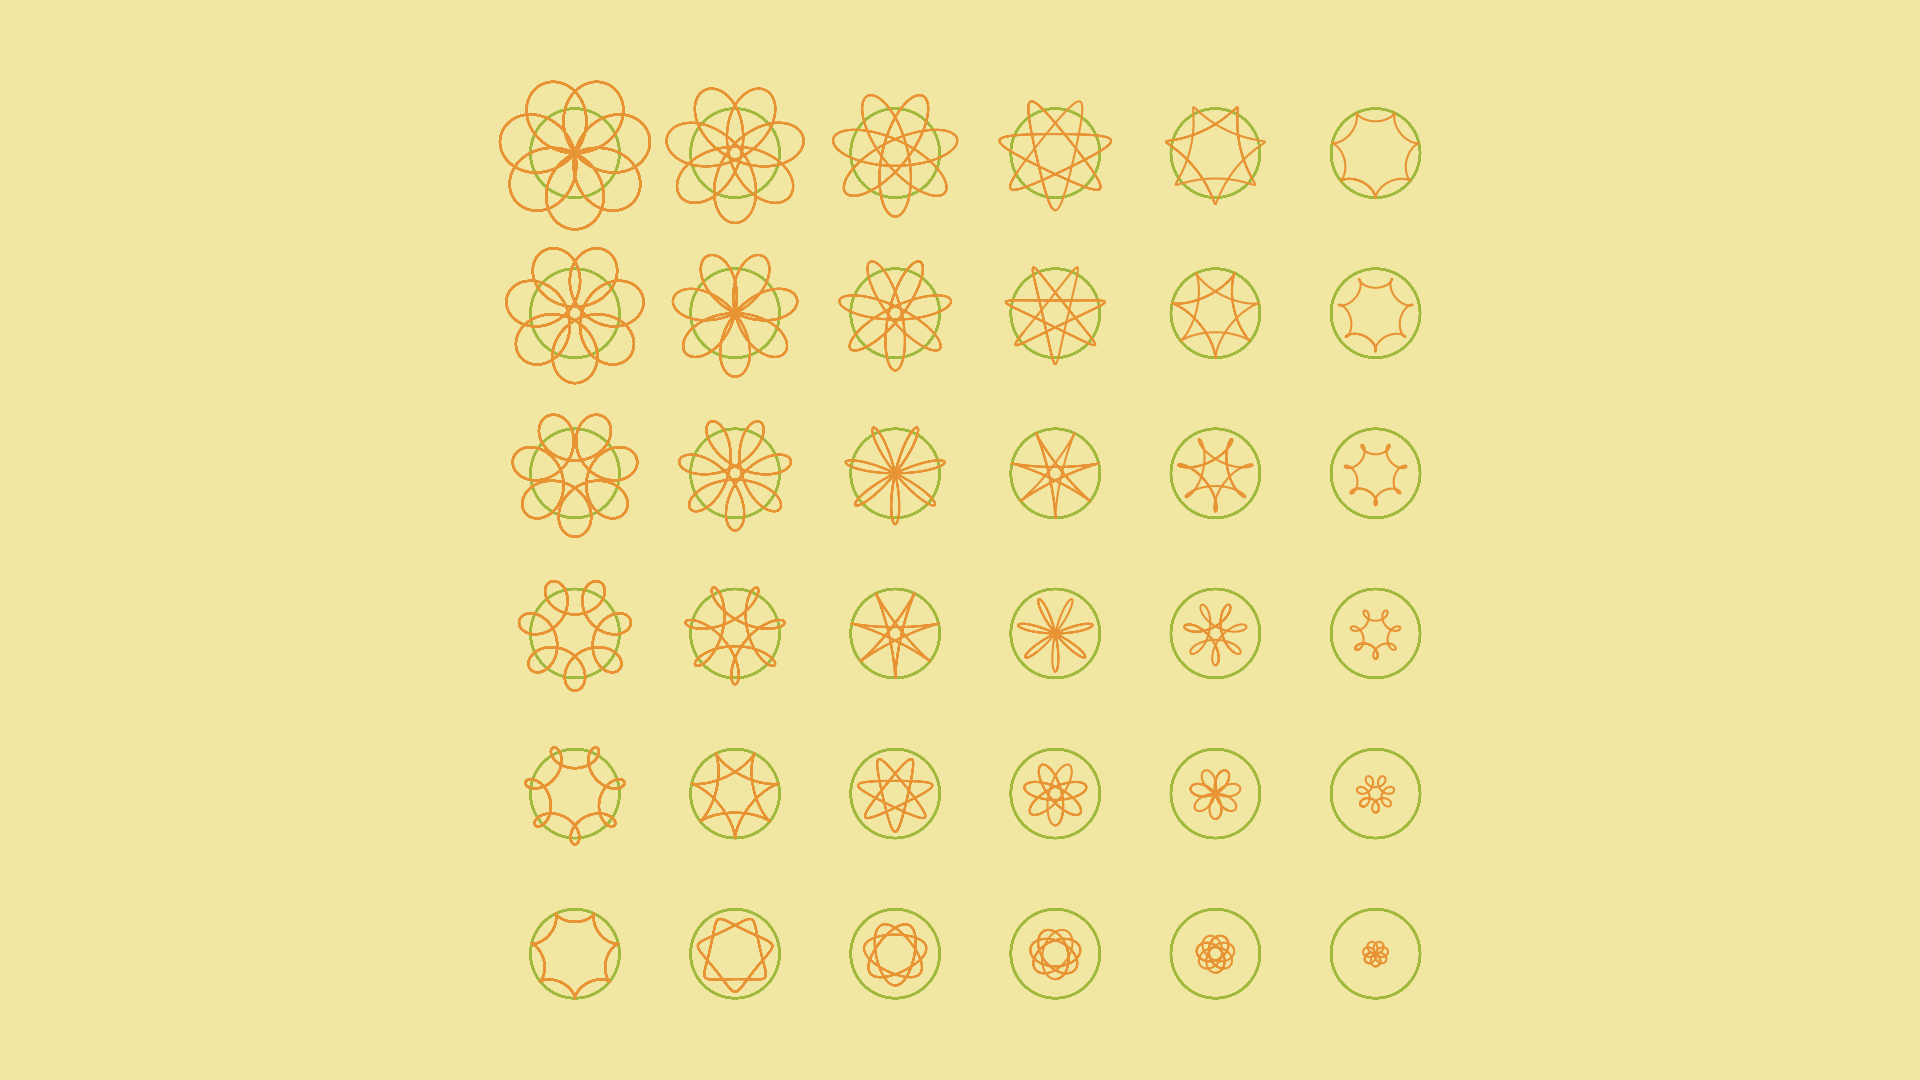

Python code for this plot:
from pathlib import Path

import numpy as np

from template_plt import plt


def main() -> None:
    fp: Path = Path(__file__).resolve().with_suffix(".png")
    c0: str = "#F1E7A3"
    c1: str = "#E89434"
    c2: str = "#A1B93C"
    fig: plt.Figure
    ax: plt.Axes
    fig, ax = plt.subplots()
    n: int = 7
    t: np.ndarray = np.linspace(0.0, 2.0*np.pi*n, 10001, endpoint=True)
    c: np.ndarray = np.cos(t)
    s: np.ndarray = np.sin(t)
    for i in range(1, n):
        rm: float = i / n
        mc: np.ndarray = np.cos((1.0/rm-1.0)*t)
        ms: np.ndarray = np.sin((1.0/rm-1.0)*t)
        for j in range(1, n):
            rd: float = j / n
            y: np.ndarray = (1.0-rm)*c + rd * mc
            x: np.ndarray = (1.0-rm)*s - rd * ms
            y *= -1
            ax.plot(c+3.6*i, s+3.6*j, color=c2)
            ax.plot(x+3.6*i, y+3.6*j, color=c1)
    ax.axis("off")
    ax.set_aspect("equal")
    ax.set_facecolor(c0)
    fig.set_facecolor(c0)
    fig.tight_layout()
    fig.savefig(fp, facecolor=fig.get_facecolor())
    plt.cla()
    plt.clf()
    plt.close(fig)
    return None


if __name__ == "__main__":
    main()
